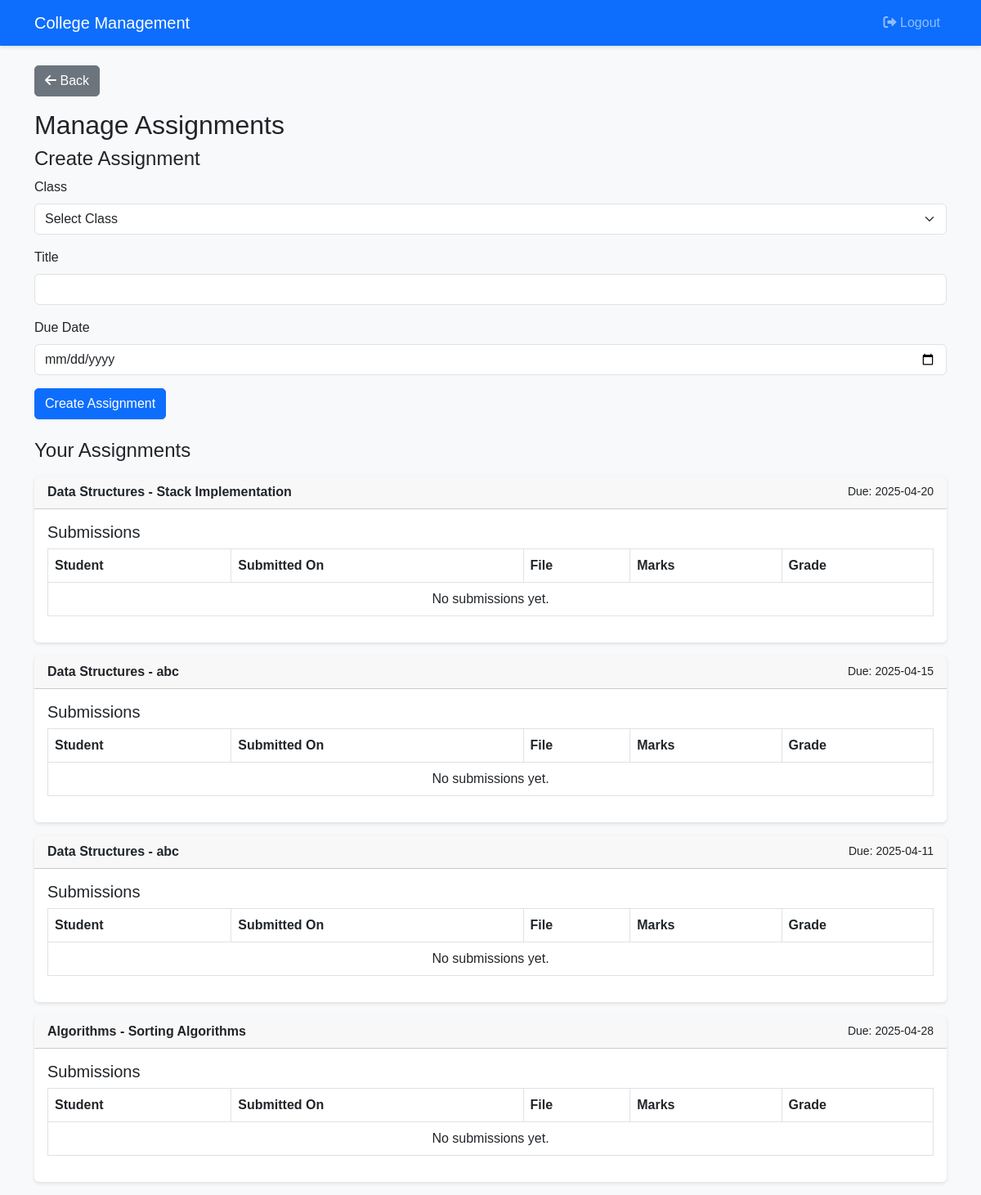
The app's page /professor/manage_assignments.php (signed in) with its own data.
### tables this page shows
CREATE TABLE `assignment` (
  `AssignmentID` int(11) NOT NULL,
  `ClassID` int(11) DEFAULT NULL,
  `Title` varchar(100) DEFAULT NULL,
  `DueDate` date DEFAULT NULL
);

CREATE TABLE `course` (
  `CourseID` int(11) NOT NULL,
  `CourseName` varchar(100) NOT NULL,
  `DepartmentID` int(11) DEFAULT NULL,
  `Credits` int(11) DEFAULT NULL
);

### professor/manage_assignments.php (the view, shortened to what this page needs)
<?php
include '../config/db.php';
$professorID = $pdo->query("SELECT ProfessorID FROM Professor WHERE UserID = " . $_SESSION['user_id'])->fetchColumn();
$assignments = $pdo->prepare("SELECT a.AssignmentID, a.Title, a.DueDate, c.CourseName
                              FROM Assignment a
                              JOIN Class cl ON a.ClassID = cl.ClassID
                              JOIN Course c ON cl.CourseID = c.CourseID
                              WHERE cl.ProfessorID = ?");
$assignments->execute([$professorID]);
$assignments = $assignments->fetchAll();
$submissionsStmt = $pdo->prepare("SELECT s.SubmissionID, s.AssignmentID, s.SubmissionDate, s.File, s.Marks, st.Name AS StudentName
                                  FROM Submission s
                                  JOIN Student st ON s.StudentID = st.StudentID
                                  WHERE s.AssignmentID = ?");
?>
<?php include '../includes/header.php'; ?>
<h2>Manage Assignments</h2>
<h4>Create Assignment</h4>
<form method="post">
    <div class="mb-3">
        <label for="class_id" class="form-label">Class</label>
        <select class="form-select" id="class_id" name="class_id" required>
            <option value="">Select Class</option>
        </select>
    </div>
    <div class="mb-3">
        <label for="title" class="form-label">Title</label>
        <input type="text" class="form-control" id="title" name="title" required>
    </div>
    <div class="mb-3">
        <label for="due_date" class="form-label">Due Date</label>
        <input type="date" class="form-control" id="due_date" name="due_date" required>
    </div>
    <button type="submit" name="create_assignment" class="btn btn-primary">Create Assignment</button>
</form>
<h4 class="mt-4">Your Assignments</h4>
<?php foreach ($assignments as $assignment): ?>
    <div class="card my-3">
        <div class="card-header d-flex justify-content-between align-items-center">
            <strong><?php echo htmlspecialchars($assignment['CourseName']) . " - " . htmlspecialchars($assignment['Title']); ?></strong>
            <small>Due: <?php echo $assignment['DueDate']; ?></small>
        </div>
        <div class="card-body">
            <h5>Submissions</h5>
            <table class="table table-bordered">
                <thead>
                    <tr>
                        <th>Student</th>
                        <th>Submitted On</th>
                        <th>File</th>
                        <th>Marks</th>
                        <th>Grade</th>
                    </tr>
                </thead>
                <tbody>
                    <?php
                    $submissionsStmt->execute([$assignment['AssignmentID']]);
                    $submissions = $submissionsStmt->fetchAll();
                    if (count($submissions) > 0):
                        foreach ($submissions as $submission): ?>
                            <tr>
                                <td><?php echo htmlspecialchars($submission['StudentName']); ?></td>
                                <td><?php echo $submission['SubmissionDate']; ?></td>
                                <td><a href="../uploads/assignments/<?php echo basename($submission['File']); ?>" target="_blank">Download</a></td>
                                <td>
                                    <form method="post" class="d-flex">
                                        <input type="hidden" name="submission_id" value="<?php echo $submission['SubmissionID']; ?>">
                                        <input type="number" name="marks" class="form-control me-2" value="<?php echo $submission['Marks']; ?>" min="0" max="100" required>
                                        <button type="submit" name="grade_submission" class="btn btn-success btn-sm">Save</button>
                                    </form>
                                </td>
                                <td>
                                    <?php
                                    if (is_numeric($submission['Marks'])) {
                                        $m = $submission['Marks'];
                                        if ($m >= 90) echo "A";
                                        elseif ($m >= 80) echo "B";
                                        elseif ($m >= 70) echo "C";
                                        elseif ($m >= 60) echo "D";
                                        else echo "F";
                                    } else {
                                        echo "Not Graded";
                                    }
                                    ?>
                                </td>
                            </tr>
                        <?php endforeach;
                    else: ?>
                        <tr><td colspan="5" class="text-center">No submissions yet.</td></tr>
                    <?php endif; ?>
                </tbody>
            </table>
        </div>
    </div>
<?php endforeach; ?>
<?php include '../includes/footer.php'; ?>

### css/styles.css (style rules this page uses)
body { background-color: #f8f9fa; font-family: 'Arial', sans-serif; }
.card { border: none; box-shadow: 0 2px 4px rgba(0,0,0,0.1); transition: transform 0.2s; }
.table th, .table td { vertical-align: middle; }
.btn { border-radius: 5px; }

### records on screen
assignment: course.CourseName "Data Structures", Title "Stack Implementation", DueDate "2025-04-20"
assignment: course.CourseName "Data Structures", Title "abc", DueDate "2025-04-15"
assignment: course.CourseName "Data Structures", Title "abc", DueDate "2025-04-11"
assignment: course.CourseName "Algorithms", Title "Sorting Algorithms", DueDate "2025-04-28"
